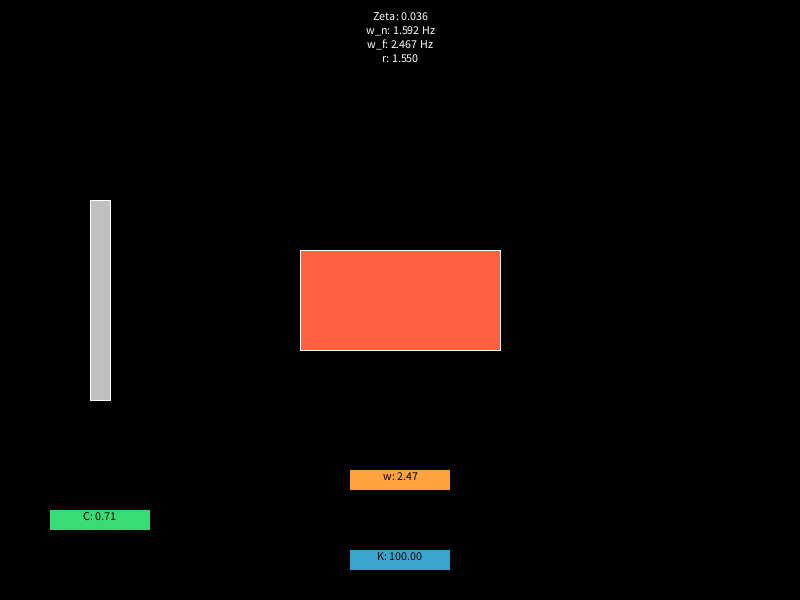
Frame 1 (no input)
Frame 60 (the mouse pressed at the canvas centre just before this capture): identical to frame 1, image omitted
Frame 120 (the mouse held since frame 60 and released just before this capture): identical to frame 1, image omitted

The Processing sketch that drew this single still picture (run headless with seeded random() and noise(); from frame 60 on, the mouse is pressed at the canvas centre):

// Processing sketch: processing_136013
// ── processing_136013.pde


MSD m, m0;
MSD ctlc, ctlk, ctlw;
color[] col = {unhex("FFFF6140"),
               unhex("FFFFA340"),
               unhex("FF3AA6D0"),
               unhex("FF37DC74"),
               };

void setup(){
  size(800, 600);
  frameRate(30);
  rectMode(CENTER);
  textAlign(CENTER);
  
  m = new MSD(1, 25, 0, width/2, height/2, 200, 100);
  m0 = new MSD(1, 25, 0, width/2-300, height/2, 20, 200);
  m.setConnected(m0);

  ctlc = new MSD(1, 0, 2, 100, height - 80, 100, 20);
  ctlk = new MSD(1, 0, 2, width/2, height - 40, 100, 20);
  ctlw = new MSD(1, 0, 2, width/2, height - 120, 100, 20);
}

void draw(){
  //update
  float wf = map(ctlw.x1, 50, width-50, 1, 30);
  m.k = map(ctlk.x1, 50, width-50, 0, 200);
  m.c = map(ctlc.x1, 50, width-50, 0, 10);
  m0.k = pow(wf, 2);
  m.updatePosition(1f/30);
  m0.updatePosition(1f/30);
  ctlk.updatePosition(1f/30);
  ctlc.updatePosition(1f/30);
  ctlw.updatePosition(1f/30);
  
  //draw
  background(0);
  fill(255);
  float zeta = m.c/(2*sqrt(m.k*m.m));
  float wn = sqrt(m.k/m.m);
  text("Zeta: " + nf(zeta, 1, 3) +
       "\nw_n: " + nf(wn/2/PI, 1, 3) + " Hz" +
       "\nw_f: " + nf(wf/2/PI, 1, 3) + " Hz" + 
       "\nr: " + nf(wf/wn, 1, 3), width/2, 20);  
  stroke(255);
  fill(col[0]);
  rect(m.x1, m.y1, m.w, m.h);
  fill(192, 192, 192);
  rect(m0.x1, m0.y1, m0.w, m0.h);
  
  fill(col[1]);
  noStroke();
  rect(ctlw.x1, ctlw.y1, ctlw.w, ctlw.h);
  fill(0);
  text("w: " + nf(wf/2/PI, 1, 2), ctlw.x1, ctlw.y1);
  
  fill(col[2]);
  noStroke();
  rect(ctlk.x1, ctlk.y1, ctlk.w, ctlk.h);
  fill(0);
  text("K: " + nf(m.k, 1, 2), ctlk.x1, ctlk.y1);
  
  fill(col[3]);
  noStroke();
  rect(ctlc.x1, ctlc.y1, ctlc.w, ctlc.h);
  fill(0);
  text("C: " + nf(m.c, 1, 2), ctlc.x1, ctlc.y1);
}

void mousePressed(){
  if(m.isOver(mouseX, mouseY)){
    m.grabbed = true;
  }
  if(m0.isOver(mouseX, mouseY)){
    m0.grabbed = true;
  }
  if(ctlk.isOver(mouseX, mouseY)){
    ctlk.grabbed = true;
  }
  if(ctlc.isOver(mouseX, mouseY)){
    ctlc.grabbed = true;
  }
  if(ctlw.isOver(mouseX, mouseY)){
    ctlw.grabbed = true;
  }
}

void mouseReleased(){
  m.grabbed = false;
  m0.grabbed = false;
  ctlk.grabbed = false;
  ctlc.grabbed = false;
  ctlw.grabbed = false;
}

void keyPressed(){
  setup();
}

class MSD {
  private float w = 200;
  private float h = 100;
  
  float m = 1;
  float c = 0;
  float k = 1;
  float x0 = 0; //rest position
  float x1 = 0; //position
  float x2 = 0; //velocity
  float y1 = 0; //position in y
  boolean grabbed = false;
  
  MSD connected; //connected mass object

  MSD(float mass, float stiffness, float damping, float x0, float y0, float w, float h) {
    m = mass;
    k = stiffness;
    c = damping;
    x1 = x0;
    this.x0 = x0;
    y1 = y0;
    this.w = w;
    this.h = h;
  }
  
  void setConnected(MSD m){
    this.connected = m;
  }

  float x2p(float x2) {
    float xc = 0;
    float vc = 0;
    if(connected != null){
      xc = connected.x1-connected.x0;
      vc = connected.x2;
    }
    return -c/m*(x2-vc) - k*((x1-x0)-xc);
  }

  float x1p(float x1) {
    return x2;
  }

  void updatePosition(float h) {
    if(grabbed){
      float xo = x1;
      x1 = mouseX;
      x2 = (x1 - xo)/h;
      return;
    }
    
    float k1, k2, k3, k4;

    //calc new velocity
    k1 = x2p(x2);
    k2 = x2p(x2+h/2*k1);
    k3 = x2p(x2+h/2*k2);
    k4 = x2p(x2+h*k3);
    x2 += h/6*(k1+2*k2+2*k3+k4);

    //calc new position
    k1 = x1p(x1);
    k2 = x1p(x1+h/2*k1);
    k3 = x1p(x1+h/2*k2);
    k4 = x1p(x1+h*k3);
    x1 += h/6*(k1+2*k2+2*k3+k4);
  }

  boolean isOver(float mX, float mY) {
    if(mX >= x1-w/2 && mX <= x1+w/2 &&
       mY >= y1-h/2 && mY <= y1+h/2){
         return true;
       } else {
         return false;
       }
  }
}
